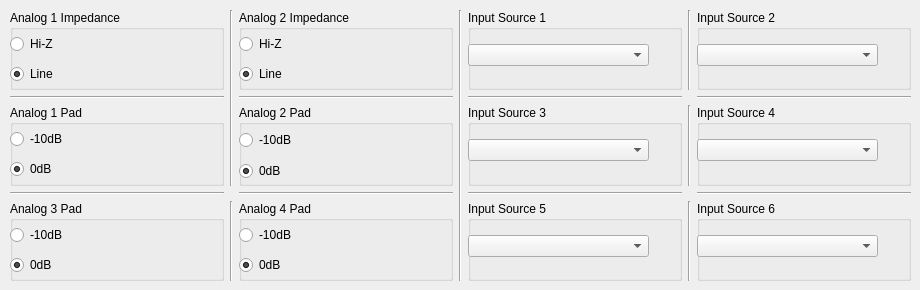
    <widget class="QWidget" name="inputTab">
     <attribute name="title">
      <string>Input</string>
     </attribute>
     <widget class="QWidget" name="gridLayoutWidget_2">
      <property name="geometry">
       <rect>
        <x>10</x>
        <y>10</y>
        <width>901</width>
        <height>271</height>
       </rect>
      </property>
      <layout class="QGridLayout" name="gridLayout_2">
       <item row="4" column="5">
        <widget class="Line" name="line_9">
         <property name="orientation">
          <enum>Qt::Vertical</enum>
         </property>
        </widget>
       </item>
       <item row="0" column="5">
        <widget class="Line" name="line_11">
         <property name="orientation">
          <enum>Qt::Vertical</enum>
         </property>
        </widget>
       </item>
       <item row="4" column="0">
        <widget class="QGroupBox" name="groupBox_8">
         <property name="title">
          <string>Analog 3 Pad</string>
         </property>
         <widget class="QWidget" name="gridLayoutWidget_9">
          <property name="geometry">
           <rect>
            <x>0</x>
            <y>20</y>
            <width>181</width>
            <height>60</height>
           </rect>
          </property>
          <layout class="QGridLayout" name="gridLayout_9">
           <item row="0" column="0">
            <widget class="QRadioButton" name="rad_pad_on_3">
             <property name="text">
              <string>-10dB</string>
             </property>
            </widget>
           </item>
           <item row="1" column="0">
            <widget class="QRadioButton" name="rad_pad_off_3">
             <property name="text">
              <string>0dB</string>
             </property>
             <property name="checked">
              <bool>true</bool>
             </property>
            </widget>
           </item>
          </layout>
         </widget>
        </widget>
       </item>
       <item row="0" column="0">
        <widget class="QGroupBox" name="groupBox">
         <property name="title">
          <string>Analog 1 Impedance</string>
         </property>
         <widget class="QWidget" name="gridLayoutWidget_3">
          <property name="geometry">
           <rect>
            <x>0</x>
            <y>20</y>
            <width>181</width>
            <height>60</height>
           </rect>
          </property>
          <layout class="QGridLayout" name="gridLayout_3">
           <item row="0" column="0">
            <widget class="QRadioButton" name="rad_imp_hiz_1">
             <property name="text">
              <string>Hi-Z</string>
             </property>
            </widget>
           </item>
           <item row="1" column="0">
            <widget class="QRadioButton" name="rad_imp_line_1">
             <property name="text">
              <string>Line</string>
             </property>
             <property name="checked">
              <bool>true</bool>
             </property>
            </widget>
           </item>
          </layout>
         </widget>
        </widget>
       </item>
       <item row="4" column="2">
        <widget class="QGroupBox" name="groupBox_7">
         <property name="title">
          <string>Analog 4 Pad</string>
         </property>
         <widget class="QWidget" name="gridLayoutWidget_7">
          <property name="geometry">
           <rect>
            <x>0</x>
            <y>20</y>
            <width>181</width>
            <height>60</height>
           </rect>
          </property>
          <layout class="QGridLayout" name="gridLayout_7">
           <item row="0" column="0">
            <widget class="QRadioButton" name="rad_pad_on_4">
             <property name="text">
              <string>-10dB</string>
             </property>
            </widget>
           </item>
           <item row="1" column="0">
            <widget class="QRadioButton" name="rad_pad_off_4">
             <property name="text">
              <string>0dB</string>
             </property>
             <property name="checked">
              <bool>true</bool>
             </property>
            </widget>
           </item>
          </layout>
         </widget>
        </widget>
       </item>
       <item row="0" column="2">
        <widget class="QGroupBox" name="groupBox_3">
         <property name="title">
          <string>Analog 2 Impedance</string>
         </property>
         <widget class="QWidget" name="gridLayoutWidget_5">
          <property name="geometry">
           <rect>
            <x>0</x>
            <y>20</y>
            <width>181</width>
            <height>60</height>
           </rect>
          </property>
          <layout class="QGridLayout" name="gridLayout_5">
           <item row="1" column="0">
            <widget class="QRadioButton" name="rad_imp_line_2">
             <property name="text">
              <string>Line</string>
             </property>
             <property name="checked">
              <bool>true</bool>
             </property>
            </widget>
           </item>
           <item row="0" column="0">
            <widget class="QRadioButton" name="rad_imp_hiz_2">
             <property name="text">
              <string>Hi-Z</string>
             </property>
            </widget>
           </item>
          </layout>
         </widget>
        </widget>
       </item>
       <item row="0" column="4">
        <widget class="QGroupBox" name="groupBox_4">
         <property name="title">
          <string>Input Source 1</string>
         </property>
         <widget class="QWidget" name="gridLayoutWidget_6">
          <property name="geometry">
           <rect>
            <x>0</x>
            <y>20</y>
            <width>181</width>
            <height>51</height>
           </rect>
          </property>
          <layout class="QGridLayout" name="gridLayout_6">
           <item row="0" column="0">
            <widget class="QComboBox" name="combo_in_src_1"/>
           </item>
          </layout>
         </widget>
        </widget>
       </item>
       <item row="0" column="6">
        <widget class="QGroupBox" name="groupBox_5">
         <property name="title">
          <string>Input Source 2</string>
         </property>
         <widget class="QWidget" name="gridLayoutWidget_8">
          <property name="geometry">
           <rect>
            <x>0</x>
            <y>20</y>
            <width>181</width>
            <height>51</height>
           </rect>
          </property>
          <layout class="QGridLayout" name="gridLayout_8">
           <item row="0" column="0">
            <widget class="QComboBox" name="combo_in_src_2"/>
           </item>
          </layout>
         </widget>
        </widget>
       </item>
       <item row="2" column="6">
        <widget class="QGroupBox" name="groupBox_13">
         <property name="title">
          <string>Input Source 4</string>
         </property>
         <widget class="QWidget" name="gridLayoutWidget_12">
          <property name="geometry">
           <rect>
            <x>0</x>
            <y>20</y>
            <width>181</width>
            <height>51</height>
           </rect>
          </property>
          <layout class="QGridLayout" name="gridLayout_12">
           <item row="0" column="0">
            <widget class="QComboBox" name="combo_in_src_4"/>
           </item>
          </layout>
         </widget>
        </widget>
       </item>
       <item row="4" column="6">
        <widget class="QGroupBox" name="groupBox_10">
         <property name="title">
          <string>Input Source 6</string>
         </property>
         <widget class="QWidget" name="gridLayoutWidget_13">
          <property name="geometry">
           <rect>
            <x>0</x>
            <y>20</y>
            <width>181</width>
            <height>51</height>
           </rect>
          </property>
          <layout class="QGridLayout" name="gridLayout_13">
           <item row="0" column="0">
            <widget class="QComboBox" name="combo_in_src_6"/>
           </item>
          </layout>
         </widget>
        </widget>
       </item>
       <item row="4" column="4">
        <widget class="QGroupBox" name="groupBox_11">
         <property name="title">
          <string>Input Source 5</string>
         </property>
         <widget class="QWidget" name="gridLayoutWidget_14">
          <property name="geometry">
           <rect>
            <x>0</x>
            <y>20</y>
            <width>181</width>
            <height>51</height>
           </rect>
          </property>
          <layout class="QGridLayout" name="gridLayout_14">
           <item row="0" column="0">
            <widget class="QComboBox" name="combo_in_src_5"/>
           </item>
          </layout>
         </widget>
        </widget>
       </item>
       <item row="2" column="0">
        <widget class="QGroupBox" name="groupBox_12">
         <property name="title">
          <string>Analog 1 Pad</string>
         </property>
         <widget class="QWidget" name="gridLayoutWidget_15">
          <property name="geometry">
           <rect>
            <x>0</x>
            <y>20</y>
            <width>181</width>
            <height>60</height>
           </rect>
          </property>
          <layout class="QGridLayout" name="gridLayout_15">
           <item row="0" column="0">
            <widget class="QRadioButton" name="rad_pad_on_1">
             <property name="text">
              <string>-10dB</string>
             </property>
            </widget>
           </item>
           <item row="1" column="0">
            <widget class="QRadioButton" name="rad_pad_off_1">
             <property name="text">
              <string>0dB</string>
             </property>
             <property name="checked">
              <bool>true</bool>
             </property>
            </widget>
           </item>
          </layout>
         </widget>
        </widget>
       </item>
       <item row="2" column="2">
        <widget class="QGroupBox" name="groupBox_14">
         <property name="title">
          <string>Analog 2 Pad</string>
         </property>
         <widget class="QWidget" name="gridLayoutWidget_16">
          <property name="geometry">
           <rect>
            <x>0</x>
            <y>20</y>
            <width>181</width>
            <height>61</height>
           </rect>
          </property>
          <layout class="QGridLayout" name="gridLayout_16">
           <item row="0" column="0">
            <widget class="QRadioButton" name="rad_pad_on_2">
             <property name="text">
              <string>-10dB</string>
             </property>
            </widget>
           </item>
           <item row="1" column="0">
            <widget class="QRadioButton" name="rad_pad_off_2">
             <property name="text">
              <string>0dB</string>
             </property>
             <property name="checked">
              <bool>true</bool>
             </property>
            </widget>
           </item>
          </layout>
         </widget>
        </widget>
       </item>
       <item row="1" column="4">
        <widget class="Line" name="line_12">
         <property name="orientation">
          <enum>Qt::Horizontal</enum>
         </property>
        </widget>
       </item>
       <item row="3" column="2">
        <widget class="Line" name="line_7">
         <property name="orientation">
          <enum>Qt::Horizontal</enum>
         </property>
        </widget>
       </item>
       <item row="2" column="5">
        <widget class="Line" name="line_10">
         <property name="orientation">
          <enum>Qt::Vertical</enum>
         </property>
        </widget>
       </item>
       <item row="3" column="0">
        <widget class="Line" name="line_6">
         <property name="orientation">
          <enum>Qt::Horizontal</enum>
         </property>
        </widget>
       </item>
       <item row="4" column="1">
        <widget class="Line" name="line_4">
         <property name="orientation">
          <enum>Qt::Vertical</enum>
         </property>
        </widget>
       </item>
       <item row="0" column="3" rowspan="5">
        <widget class="Line" name="line_5">
         <property name="orientation">
          <enum>Qt::Vertical</enum>
         </property>
        </widget>
       </item>
       <item row="2" column="4">
        <widget class="QGroupBox" name="groupBox_6">
         <property name="title">
          <string>Input Source 3</string>
         </property>
         <widget class="QWidget" name="gridLayoutWidget_11">
          <property name="geometry">
           <rect>
            <x>0</x>
            <y>20</y>
            <width>181</width>
            <height>51</height>
           </rect>
          </property>
          <layout class="QGridLayout" name="gridLayout_11">
           <item row="0" column="0">
            <widget class="QComboBox" name="combo_in_src_3"/>
           </item>
          </layout>
         </widget>
        </widget>
       </item>
       <item row="0" column="1" rowspan="3">
        <widget class="Line" name="line_8">
         <property name="orientation">
          <enum>Qt::Vertical</enum>
         </property>
        </widget>
       </item>
       <item row="1" column="6">
        <widget class="Line" name="line_13">
         <property name="orientation">
          <enum>Qt::Horizontal</enum>
         </property>
        </widget>
       </item>
       <item row="3" column="4">
        <widget class="Line" name="line_14">
         <property name="orientation">
          <enum>Qt::Horizontal</enum>
         </property>
        </widget>
       </item>
       <item row="3" column="6">
        <widget class="Line" name="line_15">
         <property name="orientation">
          <enum>Qt::Horizontal</enum>
         </property>
        </widget>
       </item>
       <item row="1" column="0">
        <widget class="Line" name="line_31">
         <property name="orientation">
          <enum>Qt::Horizontal</enum>
         </property>
        </widget>
       </item>
       <item row="1" column="2">
        <widget class="Line" name="line_32">
         <property name="orientation">
          <enum>Qt::Horizontal</enum>
         </property>
        </widget>
       </item>
      </layout>
     </widget>
    </widget>
